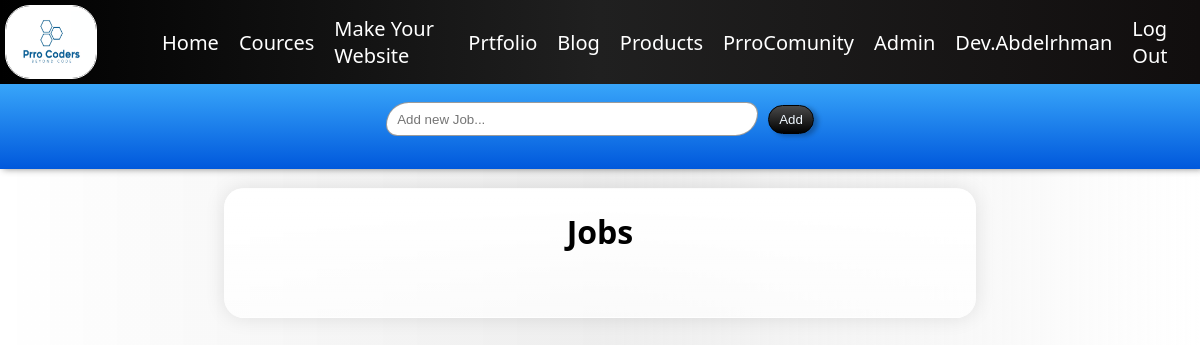
Before: /adminPanal/addJob/ (signed in) with the older database file.
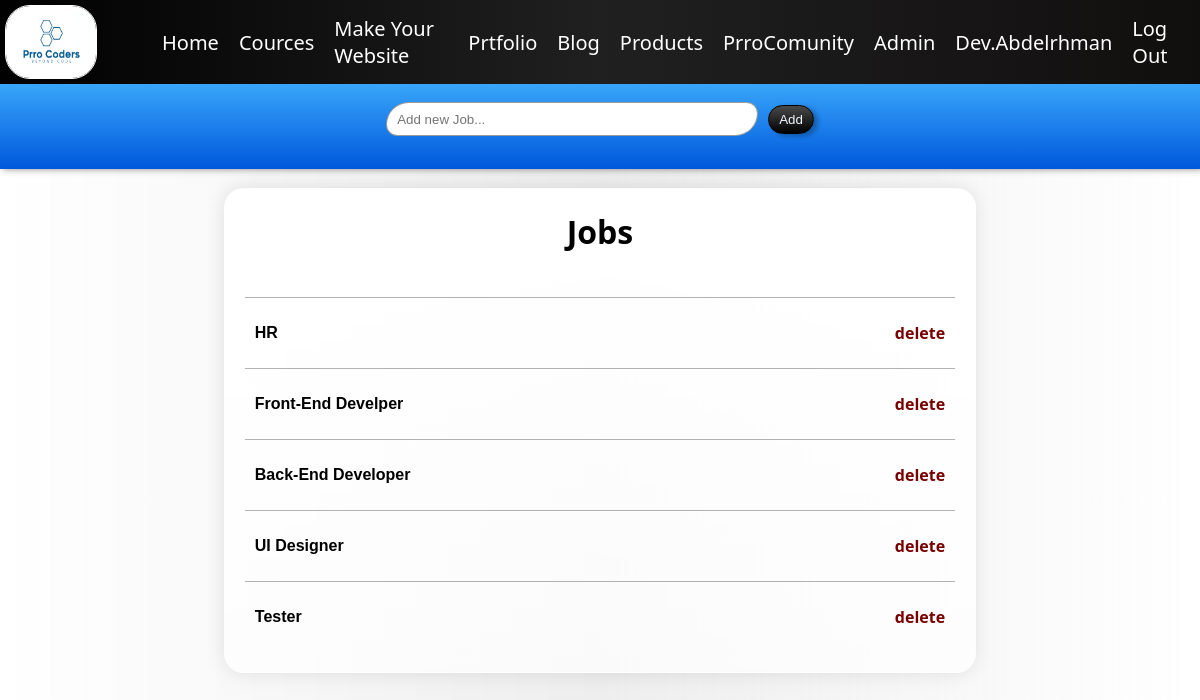
After: the same page with the newer database file.
### adminPanal/models.py (models this page shows)
class Jobs(models.Model):
    name = models.CharField(max_length=255)

### adminPanal/views.py (the view)
# urls.py: path('addJob/', views.addJob, name='addJob'),
def addJob(request):
    if request.method == "POST":
        job_name = request.POST.get('job_name')
        if job_name:
            Jobs.objects.create(name=job_name)
            messages.success(request, f"Job '{job_name}' added successfully!")
        return redirect('addJob')
    jobs = Jobs.objects.all()
    return render(request, 'adminPanal/add_job.html', {'jobs': jobs})

### templates/adminPanal/add_job.html (shortened to what this page needs)
{% extends 'layout.html' %}
{% block body %}
{% load static %}
{% if user.is_superuser %}
<div class="add">
    <form class="form" method="post" action="{% url 'addJob' %}">
        <input type="text" name="job_name" class="job" placeholder="Add new Job...">
        <input type="submit" value="Add" class="btn">
    </form>
</div>
<div class="a">
    <div class="content">
        <h1 class="title">Jobs</h1>
        <br>
        <div class="jobs">
            {% for job in jobs %}
                <div class="job-d">
                    <p class="job_name">{{job.name}}</p>
                    <a href="{% url 'del_jobs' job.id %}" class="del">delete</a>
                </div>
            {% endfor %}
        </div>
    </div>
</div>
{% else %}
    <h1 style="color: rgb(137, 11, 11);">Error 404</h1>
    <p style="color: rgb(130, 0, 0);">You Can't Enter This Page,
        This Page only for admins.
    </p>
    <p><strong style="color: rgb(113, 4, 4); font-size: 20px; font-weight: 800;">{{request.user.username}}</strong> not Admin</p>
{% endif %}
{% endblock %}

Changed rows visible on the page:
added Jobs: name "HR"
added Jobs: name "Front-End Develper"
added Jobs: name "Back-End Developer"
added Jobs: name "UI Designer"
added Jobs: name "Tester"
